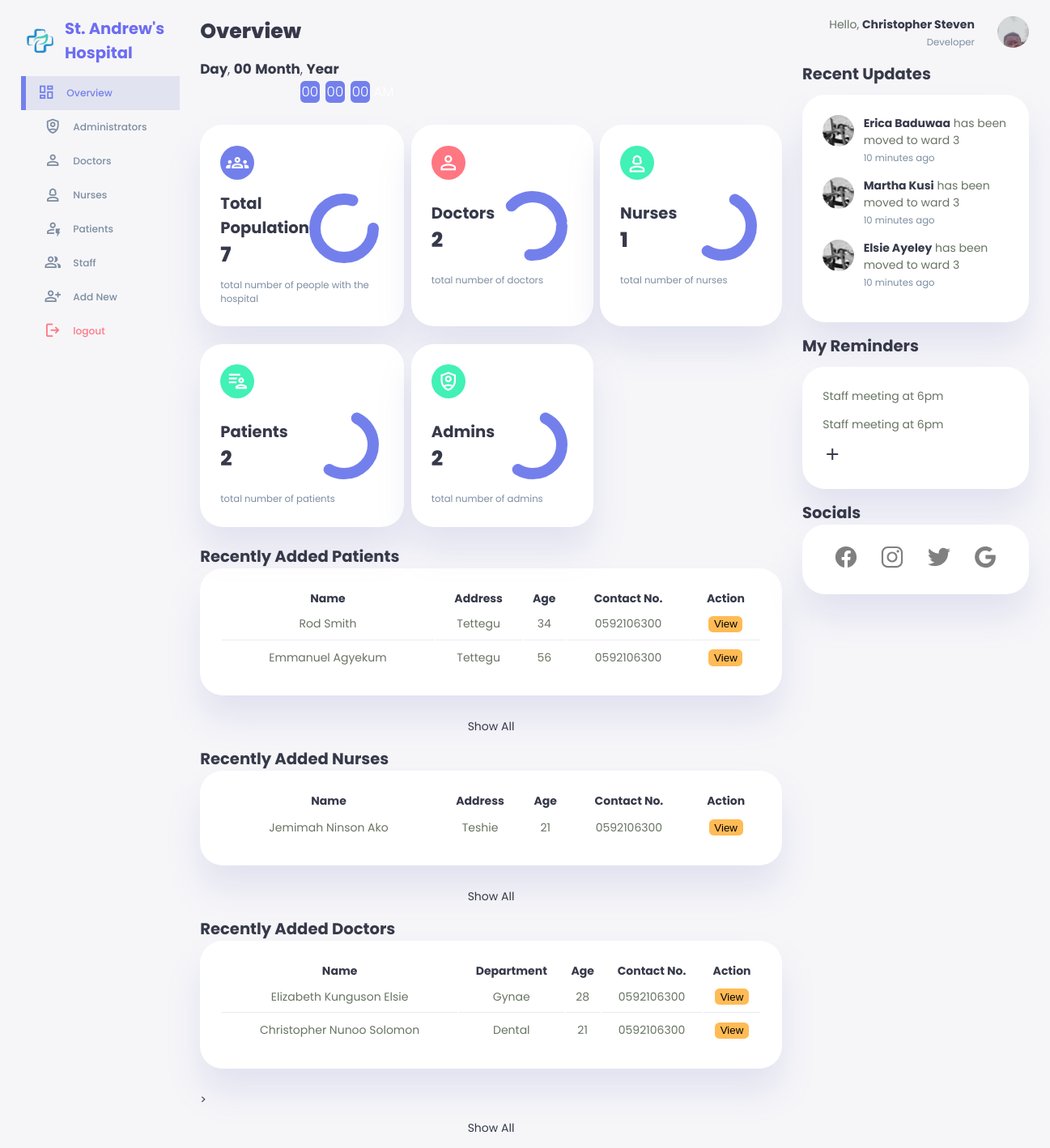
The app's page /developer/overviewdeveloper.php (signed in) with its own data.
### tables this page shows
CREATE TABLE `patients` (
  `id` int(11) NOT NULL,
  `firstname` varchar(255) NOT NULL,
  `lastname` varchar(255) NOT NULL,
  `othername` varchar(255) NOT NULL,
  `age` varchar(255) NOT NULL,
  `gender` varchar(255) NOT NULL,
  `date_of_birth` date NOT NULL,
  `address` varchar(255) NOT NULL,
  `gps_address` varchar(255) NOT NULL,
  `telephone1` varchar(255) NOT NULL,
  `telephone2` varchar(255) NOT NULL,
  `date_of_admission` date NOT NULL,
  `added_by` varchar(255) NOT NULL,
  `date_added` date NOT NULL,
  `patient_id` varchar(255) NOT NULL,
  `patient_complaints` varchar(255) NOT NULL,
  `doctor_diagnosis` varchar(255) NOT NULL,
  `doctor_prescription` varchar(255) NOT NULL,
  `next_appointment_date` date NOT NULL,
  `doctor_recommendation` varchar(255) NOT NULL,
  `doctor_patient_complaints` varchar(500) NOT NULL,
  `diagnosed_by` varchar(255) NOT NULL,
  `diagnosis_date_added` date NOT NULL
);

CREATE TABLE `nurses` (
  `id` int(11) NOT NULL,
  `firstname` varchar(255) NOT NULL,
  `lastname` varchar(255) NOT NULL,
  `othername` varchar(255) NOT NULL,
  `age` varchar(255) NOT NULL,
  `gender` varchar(255) NOT NULL,
  `marital_status` varchar(255) NOT NULL,
  `image` varchar(255) NOT NULL,
  `date_of_birth` date NOT NULL,
  `address` varchar(255) NOT NULL,
  `gps_address` varchar(255) NOT NULL,
  `landmark` varchar(255) NOT NULL,
  `hometown` varchar(255) NOT NULL,
  `telephone1` varchar(255) NOT NULL,
  `telephone2` varchar(255) NOT NULL,
  `religion` varchar(255) NOT NULL,
  `spouse_firstname` varchar(255) NOT NULL,
  `spouse_lastname` varchar(255) NOT NULL,
  `spouse_telephone` varchar(255) NOT NULL,
  `date_of_employment` varchar(255) NOT NULL,
  `added_by` varchar(255) NOT NULL,
  `email` varchar(255) NOT NULL,
  `date_added` date NOT NULL
);

CREATE TABLE `doctors` (
  `id` int(11) NOT NULL,
  `firstname` varchar(255) NOT NULL,
  `lastname` varchar(255) NOT NULL,
  `othername` varchar(255) NOT NULL,
  `age` varchar(255) NOT NULL,
  `gender` varchar(255) NOT NULL,
  `address` varchar(255) NOT NULL,
  `gps_address` varchar(255) NOT NULL,
  `landmark` varchar(255) NOT NULL,
  `hometown` varchar(255) NOT NULL,
  `telephone1` varchar(255) NOT NULL,
  `telephone2` varchar(255) NOT NULL,
  `religion` varchar(255) NOT NULL,
  `marital_status` varchar(255) NOT NULL,
  `spouse_firstname` varchar(255) NOT NULL,
  `spouse_lastname` varchar(255) NOT NULL,
  `spouse_telephone` varchar(255) NOT NULL,
  `department` varchar(255) NOT NULL,
  `date_of_employment` date NOT NULL,
  `date_of_birth` date NOT NULL,
  `image` varchar(255) NOT NULL,
  `date_added` date NOT NULL,
  `email` varchar(255) NOT NULL,
  `username` varchar(255) NOT NULL,
  `password` varchar(255) NOT NULL,
  `position` varchar(255) NOT NULL,
  `added_by` varchar(255) NOT NULL
);

### developer/overviewdeveloper.php (the view, shortened to what the rows shown need)
<?php
include '../connection.php';
$username= $_SESSION['username'];
$sql= "SELECT * FROM `admins` WHERE username= '$username'";
$result= mysqli_query($con,$sql);
$row= mysqli_fetch_assoc($result);
$image= $row['image'];
$position=$row['position'];
$user_firstname= $row['firstname'];
$user_lastname= " ".$row['lastname'];
$user_fullname= $user_firstname.$user_lastname;
$sqladmins= "SELECT * FROM `admins`";
$resultadmins= mysqli_query($con, $sqladmins);
$numadmins=mysqli_num_rows($resultadmins);
$sqldoctors= "SELECT * FROM `doctors`";
$resultdoctors= mysqli_query($con, $sqldoctors);
$numdoctors=mysqli_num_rows($resultdoctors);
$sqlpatients= "SELECT * FROM `patients`";
$resultpatients= mysqli_query($con, $sqlpatients);
$numpatients=mysqli_num_rows($resultpatients);
$sqlnurses= "SELECT * FROM `nurses`";
$resultnurses= mysqli_query($con, $sqlnurses);
$numnurses=mysqli_num_rows($resultnurses);
$total_population= $numadmins + $numdoctors + $numnurses + $numpatients;
?>
<!DOCTYPE html>
<html lang="en">
<head>
    <link rel="stylesheet" href="../css/dashboardhead.css">
</head>
<body onload="initClock()">
    <div class="container">
        <aside>
            <div class="top">
                <div class="logo">
                    <h2 class="logo-name">St. Andrew's Hospital</span></h2>
                </div>
            </div>
        </aside>
        <main>
            <h1>Overview</h1>
            <div class="insights">
                <div class="student-population">
                    <div class="middle">
                        <div class="left">
                            <h2>Total Population</h2>
                            <h1><?php echo $total_population; ?></h1>
                        </div>
                    </div>
                </div>
                <div class="teaching-population">
                    <div class="middle">
                        <div class="left">
                            <h2>Doctors</h2>
                            <h1><?php echo $numdoctors; ?></h1>
                        </div>
                    </div>
                </div>
                <div class="non-teaching-population">
                    <div class="middle">
                        <div class="left">
                            <h2>Nurses</h2>
                            <h1><?php echo $numnurses; ?></h1>
                        </div>
                    </div>
                </div>
                <div class="non-teaching-population">
                    <div class="middle">
                        <div class="left">
                            <h2>Patients</h2>
                            <h1><?php echo $numpatients; ?></h1>
                        </div>
                    </div>
                </div>
                <div class="non-teaching-population">
                    <div class="middle">
                        <div class="left">
                            <h2>Admins</h2>
                            <h1><?php echo $numadmins; ?></h1>
                        </div>
                    </div>
                </div>
            </div>
            <div class="recent">
                <h2>Recently Added Patients</h2>
                <table>
                    <thead>
                        <tr>
                            <th>Name</th>
                            <th>Address</th>
                            <th>Age</th>
                            <th>Contact No.</th>
                            <th>Action</th>
                        </tr>
                    </thead>
                    <tbody>
                        <?php
                        include '../connection.php';
                        $sqldisplay= "SELECT * FROM `patients` ORDER BY id DESC LIMIT 4";
                        $resultdisplay= mysqli_query($con, $sqldisplay);
                        if($resultdisplay){
                            while($rowdisplay=mysqli_fetch_assoc($resultdisplay)){
                                $id=$rowdisplay['id'];
                                $age=$rowdisplay['age'];
                                $firstname=$rowdisplay['firstname'];
                                $lastname=" ".$rowdisplay['lastname'];
                                $othername=" ".$rowdisplay['othername'];
                                $telephone1=$rowdisplay['telephone1'];
                                $address=$rowdisplay['address'];
                                $fullname=$firstname.$lastname.$othername;
                                echo"
                                <tr>
                                    <td>$fullname</td>
                                    <td>$address</td>
                                    <td>$age</td>
                                    <td>$telephone1</td>
                                    <td><button id='view'  onclick=\"location.href = 'viewpatientdeveloper.php?viewid=".$id."'\">View</button></td>
                                </tr>
                                ";
                            }
                        }
                        ?>
                    </tbody>
                </table>
                <h2>Recently Added Nurses</h2>
                <table>
                    <thead>
                        <tr>
                            <th>Name</th>
                            <th>Address</th>
                            <th>Age</th>
                            <th>Contact No.</th>
                            <th>Action</th>
                        </tr>
                    </thead>
                    <tbody>
                        <?php
                        include '../connection.php';
                        $sqldisplay= "SELECT * FROM `nurses` ORDER BY id DESC LIMIT 4";
                        $resultdisplay= mysqli_query($con, $sqldisplay);
                        if($resultdisplay){
                            while($rowdisplay=mysqli_fetch_assoc($resultdisplay)){
                                $id=$rowdisplay['id'];
                                $age=$rowdisplay['age'];
                                $firstname=$rowdisplay['firstname'];
                                $lastname=" ".$rowdisplay['lastname'];
                                $othername=" ".$rowdisplay['othername'];
                                $telephone1=$rowdisplay['telephone1'];
                                $address=$rowdisplay['address'];
                                $fullname=$firstname.$lastname.$othername;
                                echo"
                                <tr>
                                    <td>$fullname</td>
                                    <td>$address</td>
                                    <td>$age</td>
                                    <td>$telephone1</td>
                                    <td><button id='view'  onclick=\"location.href = 'viewnursedeveloper.php?viewid=".$id."'\">View</button></td>
                                </tr>
                                ";
                            }
                        }
                        ?>
                    </tbody>
                </table>
                <h2>Recently Added Doctors</h2>
                <table>
                    <thead>
                        <tr>
                            <th>Name</th>
                            <th>Department</th>
                            <th>Age</th>
                            <th>Contact No.</th>
                            <th>Action</th>
                        </tr>
                    </thead>
                    <tbody>
                        <?php
                        include '../connection.php';
                        $sqldisplay= "SELECT * FROM `doctors` ORDER BY id DESC LIMIT 4";
                        $resultdisplay= mysqli_query($con, $sqldisplay);
                        if($resultdisplay){
                            while($rowdisplay=mysqli_fetch_assoc($resultdisplay)){
                                $id=$rowdisplay['id'];
                                $age=$rowdisplay['age'];
                                $firstname=$rowdisplay['firstname'];
                                $lastname=" ".$rowdisplay['lastname'];
                                $othername=" ".$rowdisplay['othername'];
                                $telephone1=$rowdisplay['telephone1'];
                                $department=$rowdisplay['department'];
                                $fullname=$firstname.$lastname.$othername;
                                echo"
                                <tr>
                                    <td>$fullname</td>
                                    <td>$department</td>
                                    <td>$age</td>
                                    <td>$telephone1</td>
                                    <td><button id='view'  onclick=\"location.href = 'viewdoctordeveloper.php?viewid=".$id."'\">View</button></td>
                                </tr>
                                ";
                            }
                        }
                        ?>
                    </tbody>
                </table>>
            </div>
        </main>
        <div class="right">
            <div class="top">
                <div class="profile" onclick="location.href='./developerprofile.php'">
                    <div class="info">
                        <p>Hello, <b><?php echo $user_fullname; ?></b></p>
                        <small class="text-muted"><?php echo $position; ?></small>
                    </div>
                    <div class="profile-photo">
                        <img src="<?php echo $image;?>" alt="">
                    </div>
                </div>
            </div>
            <div class="recent-updates">
                <h2>Recent Updates</h2>
            </div>
            <div class="notes-section">
                <h2>My Reminders</h2>
            </div>
            <div class="socials-and-website">
                <h2>Socials</h2>
            </div>
        </div>
    </div>
</body>
</html>

### records on screen
patients: fullname "Rod Smith", address "Tettegu", age "34", telephone1 "0592106300"
patients: fullname "Emmanuel Agyekum", address "Tettegu", age "56", telephone1 "0592106300"
nurses: fullname "Jemimah Ninson Ako", address "Teshie", age "21", telephone1 "0592106300"
doctors: fullname "Elizabeth Kunguson Elsie", department "Gynae", age "28", telephone1 "0592106300"
doctors: fullname "Christopher Nunoo Solomon", department "Dental", age "21", telephone1 "0592106300"

### other values on screen
$total_population "7"
$numdoctors "2"
$numnurses "1"
$numpatients "2"
$numadmins "2"
$user_fullname "Christopher Steven"
$position "Developer"
